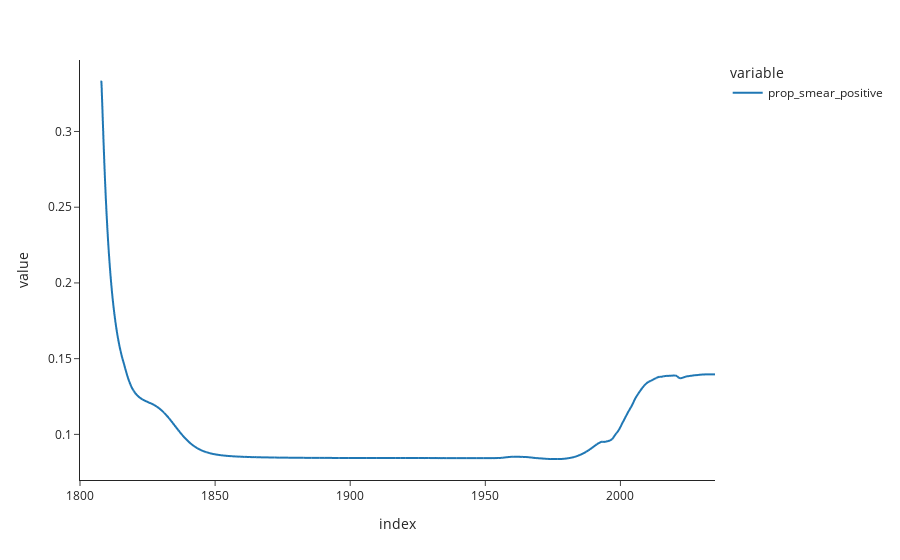

Notebook source saved alongside this figure:
### Code cell
# Plot each series. Each call will automatically plot on the same figure.
derived_df_0['prop_smear_positive'].plot()

### Figure 1 — Plotly figure (JSON) as saved in the notebook; plotly's stock layout.template omitted (floating-point values rounded to 4 significant figures; data arrays with more than 128 entries replaced by an {"elided": "..."} marker saying what was removed)
{"data": [{"hovertemplate": "variable=prop_smear_positive<br>index=%{x}<br>value=%{y}<extra></extra>", "legendgroup": "prop_smear_positive", "line": {"color": "#1F77B4", "dash": "solid"}, "marker": {"symbol": "circle"}, "mode": "lines", "name": "prop_smear_positive", "showlegend": true, "type": "scattergl", "x": {"elided": "2351 float values"}, "xaxis": "x", "y": {"elided": "2351 float values"}, "yaxis": "y"}], "layout": {"legend": {"title": {"text": "variable"}, "tracegroupgap": 0}, "margin": {"t": 60}, "xaxis": {"anchor": "y", "domain": [0, 1], "title": {"text": "index"}}, "yaxis": {"anchor": "x", "domain": [0, 1], "title": {"text": "value"}}}}
